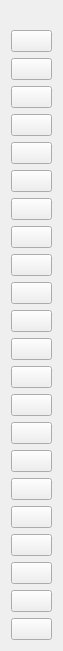
<?xml version="1.0" encoding="UTF-8"?>
<ui version="4.0">
 <class>ToolForm</class>
 <widget class="QWidget" name="ToolForm">
  <property name="geometry">
   <rect>
    <x>0</x>
    <y>0</y>
    <width>63</width>
    <height>537</height>
   </rect>
  </property>
  <property name="windowTitle">
   <string>Tool</string>
  </property>
  <property name="styleSheet">
   <string notr="true"/>
  </property>
  <layout class="QVBoxLayout" name="verticalLayout">
   <property name="topMargin">
    <number>30</number>
   </property>
   <item>
    <widget class="QPushButton" name="groupControlBtn">
     <property name="toolTip">
      <string>group control</string>
     </property>
     <property name="text">
      <string/>
     </property>
    </widget>
   </item>
   <item>
    <widget class="QPushButton" name="fullScreenBtn">
     <property name="toolTip">
      <string>full screen (Ctrl+F)</string>
     </property>
     <property name="text">
      <string/>
     </property>
    </widget>
   </item>
   <item>
    <spacer name="verticalSpacer">
     <property name="orientation">
      <enum>Qt::Vertical</enum>
     </property>
     <property name="sizeHint" stdset="0">
      <size>
       <width>20</width>
       <height>40</height>
      </size>
     </property>
    </spacer>
   </item>
   <item>
    <widget class="QPushButton" name="expandNotifyBtn">
     <property name="toolTip">
      <string>expand notify (Ctrl+N)</string>
     </property>
     <property name="text">
      <string/>
     </property>
    </widget>
   </item>
   <item>
    <widget class="QPushButton" name="expandSettingsBtn">
     <property name="toolTip">
      <string>expand settings panel (Ctrl+Alt+N)</string>
     </property>
     <property name="text">
      <string/>
     </property>
    </widget>
   </item>
   <item>
    <widget class="QPushButton" name="rotateBtn">
     <property name="toolTip">
      <string>rotate device (Ctrl+R)</string>
     </property>
     <property name="text">
      <string/>
     </property>
    </widget>
   </item>
   <item>
    <widget class="QPushButton" name="touchBtn">
     <property name="toolTip">
      <string>touch switch</string>
     </property>
     <property name="text">
      <string/>
     </property>
    </widget>
   </item>
   <item>
    <widget class="QPushButton" name="phoneCursorBtn">
     <property name="checkable"><bool>true</bool></property>
     <property name="toolTip"><string>手机跟随光标</string></property>
     <property name="text"><string/></property>
    </widget>
   </item>
   <item>
    <widget class="QPushButton" name="actionMacroBtn">
     <property name="toolTip">
      <string>action macro: record, save, load, loop and stop</string>
     </property>
     <property name="text">
      <string/>
     </property>
    </widget>
   </item>
   <item>
    <widget class="QPushButton" name="openScreenBtn">
     <property name="toolTip">
      <string>open screen</string>
     </property>
     <property name="text">
      <string/>
     </property>
    </widget>
   </item>
   <item>
    <widget class="QPushButton" name="closeScreenBtn">
     <property name="toolTip">
      <string>close screen (Ctrl+O)</string>
     </property>
     <property name="text">
      <string/>
     </property>
    </widget>
   </item>
   <item>
    <widget class="QPushButton" name="powerBtn">
     <property name="toolTip">
      <string>power (Ctrl+P)</string>
     </property>
     <property name="text">
      <string/>
     </property>
    </widget>
   </item>
   <item>
    <widget class="QPushButton" name="volumeUpBtn">
     <property name="toolTip">
      <string>volume up (Ctrl+Up)</string>
     </property>
     <property name="text">
      <string/>
     </property>
    </widget>
   </item>
   <item>
    <widget class="QPushButton" name="volumeDownBtn">
     <property name="toolTip">
      <string>volume down (Ctrl+Down)</string>
     </property>
     <property name="text">
      <string/>
     </property>
    </widget>
   </item>
   <item>
    <widget class="QPushButton" name="appSwitchBtn">
     <property name="toolTip">
      <string>app switch (Ctrl+S)</string>
     </property>
     <property name="text">
      <string/>
     </property>
    </widget>
   </item>
   <item>
    <widget class="QPushButton" name="menuBtn">
     <property name="toolTip">
      <string>menu (Ctrl+M)</string>
     </property>
     <property name="text">
      <string/>
     </property>
    </widget>
   </item>
   <item>
    <widget class="QPushButton" name="homeBtn">
     <property name="toolTip">
      <string>home (Ctrl+H)</string>
     </property>
     <property name="text">
      <string/>
     </property>
    </widget>
   </item>
   <item>
    <widget class="QPushButton" name="returnBtn">
     <property name="toolTip">
      <string>return (Ctrl+B)</string>
     </property>
     <property name="text">
      <string/>
     </property>
    </widget>
   </item>
   <item>
    <widget class="QPushButton" name="screenShotBtn">
     <property name="toolTip">
      <string>screen shot</string>
     </property>
     <property name="text">
      <string/>
     </property>
    </widget>
   </item>
   <item>
    <widget class="QPushButton" name="cameraTorchBtn">
     <property name="toolTip">
      <string>torch</string>
     </property>
     <property name="text">
      <string/>
     </property>
    </widget>
   </item>
   <item>
    <widget class="QPushButton" name="cameraZoomOutBtn">
     <property name="toolTip">
      <string>zoom out</string>
     </property>
     <property name="text">
      <string/>
     </property>
    </widget>
   </item>
   <item>
    <widget class="QPushButton" name="cameraZoomInBtn">
     <property name="toolTip">
      <string>zoom in</string>
     </property>
     <property name="text">
      <string/>
     </property>
    </widget>
   </item>
   <item>
    <widget class="QPushButton" name="clipboardBtn">
     <property name="toolTip">
      <string>copy clipboard text</string>
     </property>
     <property name="text">
      <string/>
     </property>
    </widget>
    </item>
  </layout>
 </widget>
 <resources/>
 <connections/>
</ui>
